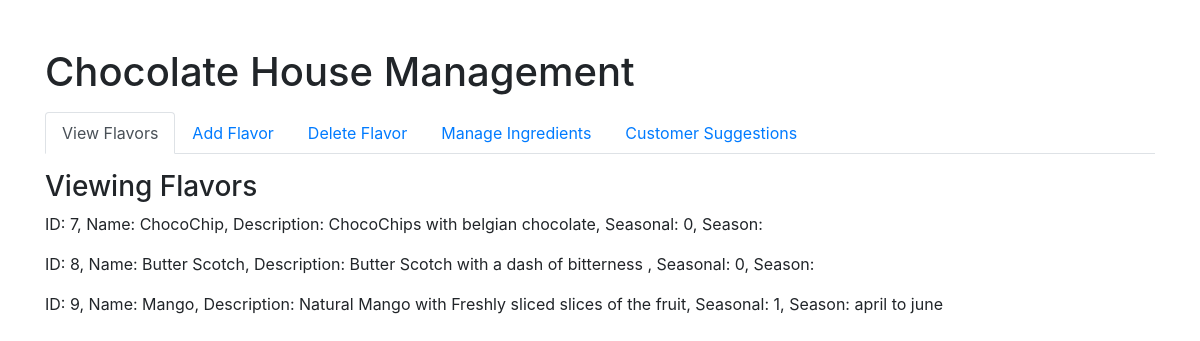
The page / on the database its author committed.
### tables this page shows
CREATE TABLE flavours(
        id INTEGER PRIMARY KEY AUTOINCREMENT,
        name TEXT NOT NULL UNIQUE,
        description TEXT,
        is_seasonal INTEGER,
        season TEXT
    );

### app.py (the view)
@app.route('/')
def index():
    flavours = db.get_all_flavours()
    ingredients = db.get_all_ingredients()
    suggestions = db.get_all_suggestions()
    return render_template('index.html', flavours=flavours, ingredients=ingredients, suggestions=suggestions)

### main.py (called while the page is built)
    def connection(self):
        try:
            conn=sqlite3.connect(self.db_file)
            return conn
        except Error as e:
            print(f"There's an Error connecting to the database:{e}")
            return None

    def get_all_flavours(self):
        sql="""SELECT * FROM flavours"""
        conn=self.connection()
        try:
            cursor=conn.cursor()
            cursor.execute(sql)
            return cursor.fetchall()
        except Error as e:
            print(f"Oops! error retrieving flavours from DB:{e}")
            return []
        finally:
            conn.close()

    def get_all_ingredients(self):
        sql="""SELECT * FROM ingredients"""
        conn=self.connection()
        try:
            cursor=conn.cursor()
            cursor.execute(sql)
            return cursor.fetchall()
        except Error as e:
            print(f"Error retrieving ingredients:{e}")
            return []
        finally:
            conn.close()

    def get_all_suggestions(self):
        sql="""SELECT * FROM suggestions"""
        conn=self.connection()
        try:
            cursor=conn.cursor()
            cursor.execute(sql)
            return cursor.fetchall()
        except Error as e:
            print(f"Error retrieving suggestions:{e}")
            return []
        finally:
            conn.close()

### templates/index.html (shortened to what this page needs)
<!DOCTYPE html>
<html lang="en">
<head>
    <link rel="stylesheet" href="https://stackpath.bootstrapcdn.com/bootstrap/4.5.2/css/bootstrap.min.css">
</head>
<body>
    <div class="container">
        <h1 class="mt-5">Chocolate House Management</h1>
        <div class="mt-3">
            <ul class="nav nav-tabs" id="myTab" role="tablist">
                <li class="nav-item">
                    <a class="nav-link active" id="view-flavors-tab" data-toggle="tab" href="#view-flavors" role="tab" aria-controls="view-flavors" aria-selected="true">View Flavors</a>
                </li>
                <li class="nav-item">
                    <a class="nav-link" id="add-flavor-tab" data-toggle="tab" href="#add-flavor" role="tab" aria-controls="add-flavor" aria-selected="false">Add Flavor</a>
                </li>
                <li class="nav-item">
                    <a class="nav-link" id="delete-flavor-tab" data-toggle="tab" href="#delete-flavor" role="tab" aria-controls="delete-flavor" aria-selected="false">Delete Flavor</a>
                </li>
                <li class="nav-item">
                    <a class="nav-link" id="manage-ingredients-tab" data-toggle="tab" href="#manage-ingredients" role="tab" aria-controls="manage-ingredients" aria-selected="false">Manage Ingredients</a>
                </li>
                <li class="nav-item">
                    <a class="nav-link" id="customer-suggestions-tab" data-toggle="tab" href="#customer-suggestions" role="tab" aria-controls="customer-suggestions" aria-selected="false">Customer Suggestions</a>
                </li>
            </ul>
            <div class="tab-content" id="myTabContent">
                <div class="tab-pane fade show active" id="view-flavors" role="tabpanel" aria-labelledby="view-flavors-tab">
                    <h3 class="mt-3">Viewing Flavors</h3>
                    {% for flavour in flavours %}
                        <p>ID: {{ flavour[0] }}, Name: {{ flavour[1] }}, Description: {{ flavour[2] }}, Seasonal: {{ flavour[3] }}, Season: {{ flavour[4] }}</p>
                    {% endfor %}
                </div>
            </div>
        </div>
    </div>
</body>
</html>

### rows shown on the page
flavours: id "7", name "ChocoChip", description "ChocoChips with belgian chocolate", is_seasonal "0"
flavours: id "8", name "Butter Scotch", description "Butter Scotch with a dash of bitterness", is_seasonal "0"
flavours: id "9", name "Mango", description "Natural Mango with Freshly sliced slices of the fruit", is_seasonal "1", season "april to june"
